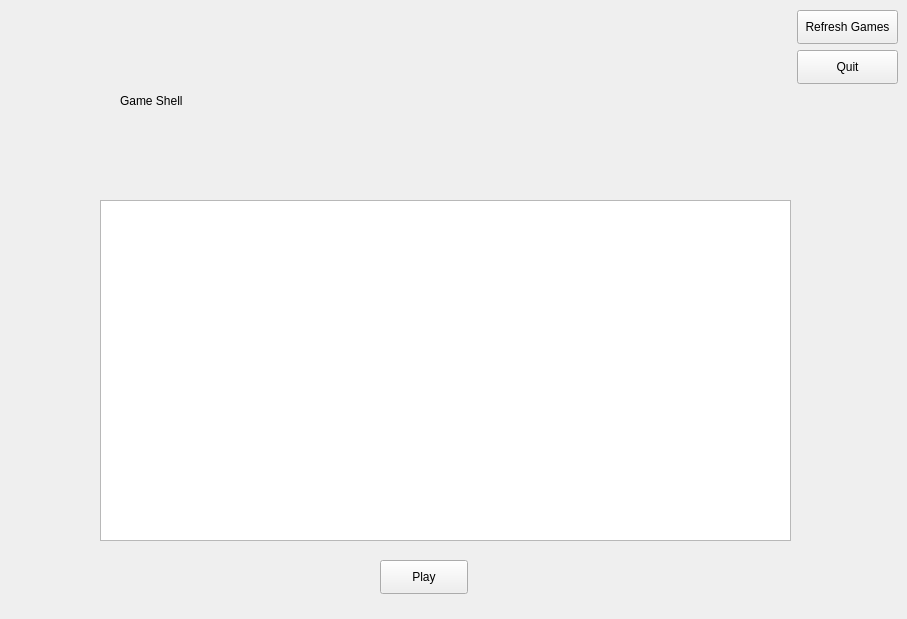
<?xml version="1.0" encoding="UTF-8"?>
<ui version="4.0">
 <class>MainWindow</class>
 <widget class="QMainWindow" name="MainWindow">
  <property name="geometry">
   <rect>
    <x>0</x>
    <y>0</y>
    <width>907</width>
    <height>619</height>
   </rect>
  </property>
  <property name="minimumSize">
   <size>
    <width>907</width>
    <height>619</height>
   </size>
  </property>
  <property name="windowTitle">
   <string>MainWindow</string>
  </property>
  <widget class="QWidget" name="centralwidget">
   <widget class="QPushButton" name="quit_btn">
    <property name="geometry">
     <rect>
      <x>797</x>
      <y>50</y>
      <width>101</width>
      <height>34</height>
     </rect>
    </property>
    <property name="text">
     <string>Quit</string>
    </property>
   </widget>
   <widget class="QListWidget" name="gameList">
    <property name="geometry">
     <rect>
      <x>100</x>
      <y>200</y>
      <width>691</width>
      <height>341</height>
     </rect>
    </property>
   </widget>
   <widget class="QPushButton" name="games_btn">
    <property name="geometry">
     <rect>
      <x>797</x>
      <y>10</y>
      <width>101</width>
      <height>34</height>
     </rect>
    </property>
    <property name="text">
     <string>Refresh Games</string>
    </property>
   </widget>
   <widget class="QLabel" name="Title">
    <property name="geometry">
     <rect>
      <x>120</x>
      <y>10</y>
      <width>651</width>
      <height>181</height>
     </rect>
    </property>
    <property name="text">
     <string>Game Shell</string>
    </property>
   </widget>
   <widget class="QPushButton" name="play_btn">
    <property name="geometry">
     <rect>
      <x>380</x>
      <y>560</y>
      <width>88</width>
      <height>34</height>
     </rect>
    </property>
    <property name="text">
     <string>Play</string>
    </property>
   </widget>
  </widget>
 </widget>
 <resources/>
 <connections/>
</ui>
